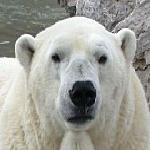
%> input picture code_aot/data/AnimalFace/BearHead/bearfrontal0003.jpg, 150 x 150 px; its folder holds only this picture in this run
$ octave StartHAB_train_template.m   (GNU Octave 9; MATLAB toolbox functions it lacks are replaced by stand-ins)
%> lines starting %> are read from the running program, lines starting %| are printed output that depends on the picture
### code_aot/aot/CorrFilter.m
function C = CorrFilter(F, epsilon)
% Compute inhibition map among filters
% F: the bank of filters
% epsilon: threshold for correlation
% C: the inhibition matrix
N = size(F, 2);   % N: the number of filters
for (i = 1:N)
   hi = (size(F{i}, 1)-1)/2;   % half size of filter i
   for (j = 1:N)
      hj = (size(F{j}, 1)-1)/2;    % half size of filter j
      I = zeros(2*(hi+hj)+1)+sqrt(-1)*zeros(2*(hi+hj)+1);
      I((hj+1):(hj+2*hi+1), (hj+1):(hj+2*hi+1)) = F{i}; % put F{i} at the center
      % convolve F{i} by F{j}, 4 real-imaginary combinations
      rr = filter2(real(F{j}), real(I), 'same');
      ri = filter2(real(F{j}), imag(I), 'same');
      ir = filter2(imag(F{j}), real(I), 'same');
      ii = filter2(imag(F{j}), imag(I), 'same');
      C{i, j} = ((rr.*rr + ri.*ri + ir.*ir + ii.*ii)<epsilon)*1.0;
      % C{i,j} is how filter i at (0,0) inhibites filter j at locations overlapping with filter i
   end
end

### code_aot/aot/ApplyFilterfft.m
function [allFiltered] = applyfilterfft(I, allFilter, localHalfx, localHalfy, thresholdFactor);
% filter image by a bank of filters
% I: input images
% allFilter: filter bank
numImage = size(I, 2);    % number of images
numOrient = size(allFilter, 2);   % number of orientations
h = (size(allFilter{1}, 1)-1)/2;  % half size of filters
allFiltered = cell(numImage, numOrient);  % filtered images
for (i = 1 : numImage)
   [sx, sy] = size(I{i});  % size of images
   tot = 0.;
   fftI = fft2(I{i}, sx+h+h, sy+h+h);
   for (o = 1 : numOrient)
      out = ifft2(fftI.*fft2(allFilter{1, o}, sx+h+h, sy+h+h));
      filtered = out(h+1:h+sx, h+1:h+sy);
      re = real(filtered); im = imag(filtered);
      energy = re.*re + im.*im;  % compute the local energy
      energy([1:h sx-h:sx],:) = 0.; energy(:,[1:h sy-h:sy]) = 0.;
      allFiltered{i, o} = energy;
      tot = tot + sum(sum(energy((h+1):(sx-h-1), (h+1):(sy-h-1))))/(sx-2*h-1)/(sy-2*h-1);
   end
   ave = tot/numOrient;
   for o = 1 : numOrient
       allFiltered{i, o} = allFiltered{i, o}/ave;  % normalizing by whitening
   end
   ClocalNormalize(sx, sy, numOrient, h, localHalfx, localHalfy, allFiltered(i, :), thresholdFactor);
end


### code_aot/aot/StartHAB_train_template.m

clear;
close all;
categoryNames = {'BearHead','CatHead','ChickenHead','CowHead',....
               'DeerHead','DogHead','DuckHead','EagleHead',....
                'ElephantHead','HumanHead','LionHead','MonkeyHead',...
                'MouseHead','PandaHead','PigeonHead','PigHead','RabbitHead','SheepHead'...
                'TigerHead','WolfHead'};
task_ids = [1];
tic_toc = zeros(length(task_ids),1);

%% Init

%% These are the parameters associated with data preprocessing, to adjust from category to category

NumCluster = 5;

if (exist('output','dir'))
    %rehash();
    delete('output/*.*');
else
    mkdir('output');
end

if ~exist('working','dir'), mkdir('working');end
if ~exist('template','dir'), mkdir('template');end
for c = 1:NumCluster, mkdir(['output/' num2str(c)]);end

load 'storedExponentialModel'; % load in exponential model
%resizeFactor = 1; % resize the input images
numResolution = 3; % number of resolutions to search for in detection stage
sizeTemplatex = 144; sizeTemplatey = 144; % Object template size. size...x denote height, and size...y denotes width.
templateSize = [sizeTemplatex sizeTemplatey];
partSizeX = floor(sizeTemplatex/3); % part template size
partSizeY = floor(sizeTemplatex/3);

% manually label the image patch to initialize the template:
starting = 1; % initilize by single image learning from I{starting}
originalResolution = 3; % original resolution is the one at which the imresize factor = 1, see 11th line beneath this line
startx = 1; endx = startx + sizeTemplatex - 1; % % bounding box of the first object
starty = 1; endy = starty + sizeTemplatey - 1;

%% These are parameters associated with Morphable active basis model

% to be frequently adjusted:
numIteration = 2;  % number of iterations
partRotationRange = 2*(-2:2); % absolute part rotation (rotation of partial templates)
numPartRotate = length(partRotationRange);
maxPartRelativeRotation = 2;
resolutionShiftLimit = 1;
minRotationDif = (sin(maxPartRelativeRotation*pi/numOrient)-sin(0))^2 + (cos(maxPartRelativeRotation*pi/numOrient)-cos(0))^2 + 1e-10;
rotationRange = 2*(-1:1); % whole object rotation
numRotate = length(rotationRange);

% to be occationally adjusted
numElement = 20; % number of Gabors in active basis
locationPerturbFraction = .2; % part perturbation
locationShiftLimit = 2; % shift in normal direction = locationShiftLimit*subsample pixels
orientShiftLimit = 1; % shift in orientation
subsampleS2 = 3; subsampleM2 = 1;
partMarginX = floor(partSizeX*.75);
partMarginY = floor(partSizeY*.75);

% to stay fixed
epsilon = .1; % allowed correlation between selected Gabors
subsample = 1; % subsample in computing MAX1 and SUM2 maps
Correlation = CorrFilter(allFilter, epsilon); % correlation between filters

PartLocX0 = 1:partSizeX:templateSize(1)-partSizeX+1;
PartLocY0 = 1:partSizeY:templateSize(2)-partSizeY+1;
partLocRange = floor(sqrt(partSizeX*partSizeY)*locationPerturbFraction);
numCandPart = length(PartLocX0) * length(PartLocY0);
PartLocX = zeros(numCandPart,1);
PartLocY = zeros(numCandPart,1);
iPart = 1;
for x = PartLocX0
    for y = PartLocY0
        PartLocX(iPart) = x;
        PartLocY(iPart) = y;
        iPart = iPart + 1;
    end
end


for task_id = task_ids
    categoryName = categoryNames{task_id};
    big_ticID = tic;

    imageFolder = ['../AnimalFace/' categoryName]; % folder of training images
    imageName = dir([imageFolder '/*.jpg']);
    numImage = size(imageName, 1); % number of training images

    save Config
    %save('working/','Config');
    %%

    %% Load in training images and initialize SUM1 maps for learning
    I = cell(1, numImage);
    for img = 1 : numImage
        tmpIm = imread([imageFolder '/' imageName(img).name]);
%> tmpIm is the input picture: size 150x150x3 uint8; mean R, G, B 160.6, 160.7, 153.8
        if size(tmpIm,3) == 3
            tmpIm = rgb2gray(tmpIm);
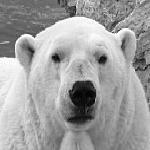
%> tmpIm: size 150x150 uint8; min 1, max 255, mean 159.9
        end
        I{img} = imresize(single(tmpIm), [sizeTemplatex,sizeTemplatey], 'nearest');
    end

    %% Generate multi-resolution images and compute SUM1, MAX1 maps
    disp('start filtering training images at all resolutions'); tic
    for img = 1:numImage
        ImageMultiResolution = cell(1,numResolution);
        for j=1:numResolution
            resolution = .6+(j-1)*.2; % so that .8+(originalResolution-1)*.2 = 1
            ImageMultiResolution{j} = imresize(I{img}, resolution, 'nearest');  % images at multiple resolutions
        end
        save(sprintf('working/ImageAndFeature_%d.mat',img),'ImageMultiResolution');

        SUM1mapFind = ApplyFilterfft(ImageMultiResolution, allFilter,...
            localHalfx, localHalfy, thresholdFactor); % filtering images at multiple resolutions
        mexc_Sigmoid(saturation, SUM1mapFind);
        save(sprintf('working/ImageAndFeature_%d.mat',img),'SUM1mapFind','-append');

        MAX1map = cell(size(SUM1mapFind));
        M1Trace = cell(size(SUM1mapFind));
        for iRes = 1:numResolution
%> (the run ends here)
